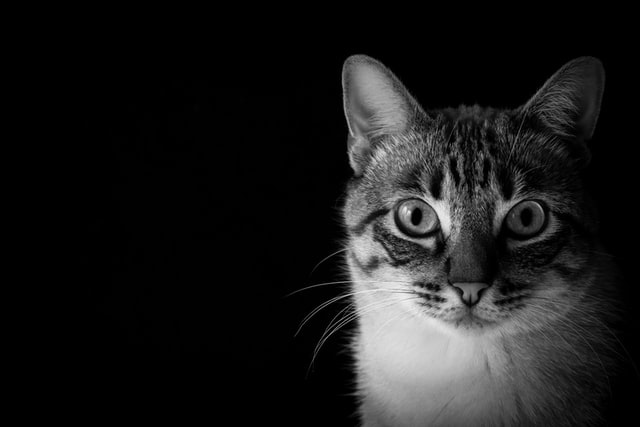
#> input picture l1/images/cat.jpg, 640 x 427 px, found by its file name
$ python borderedimgs.py
#> lines starting #> are read from the running program, lines starting #| are printed output that depends on the picture
import cv2

img = cv2.imread('l2/images/cat.jpg', 1)
#> img is the input picture: shape (427, 640, 3); min 0, max 242, mean 26.8
bimg = cv2.copyMakeBorder(img, 20, 50, 45, 10, cv2.BORDER_CONSTANT, value = (56, 120, 78))
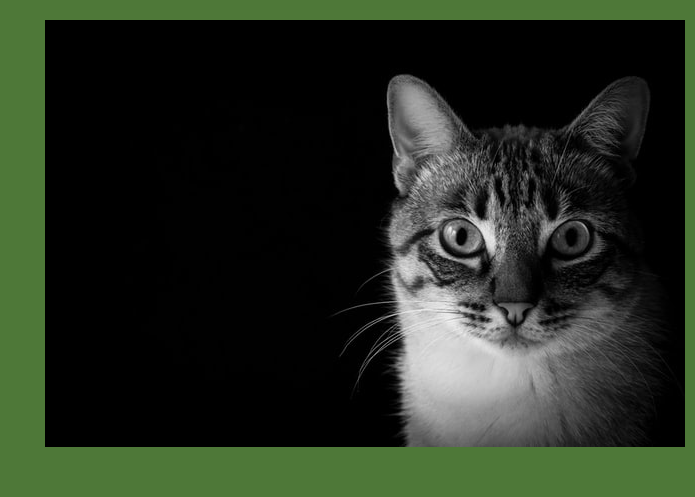
#> bimg: shape (497, 695, 3); mean B, G, R 32.9, 46.2, 37.5
rimg = cv2.copyMakeBorder(img, 50, 50, 10, 10, cv2.BORDER_REFLECT)
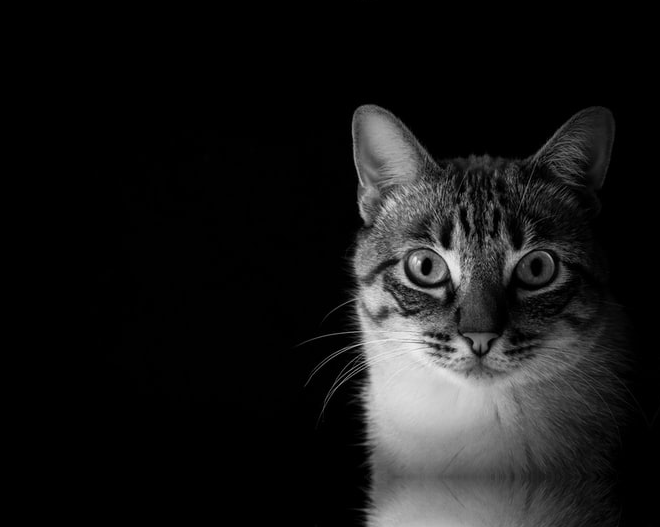
#> rimg: shape (527, 660, 3); min 0, max 242, mean 24.2
rimg2 = cv2.copyMakeBorder(img, 100, 230, 100, 75, cv2.BORDER_REFLECT101)
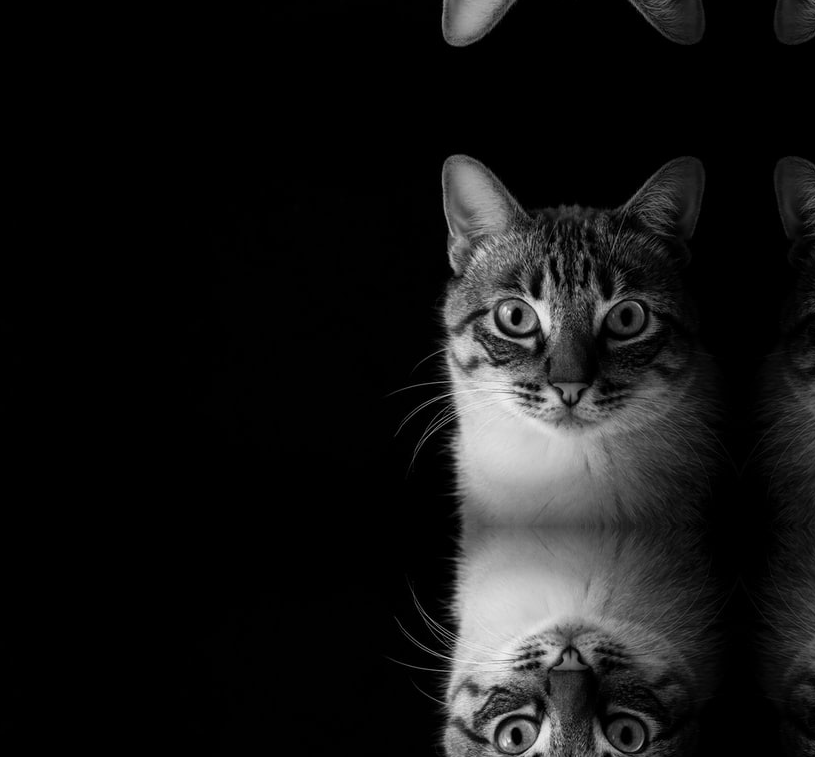
#> rimg2: shape (757, 815, 3); min 0, max 242, mean 22.6


cv2.imshow('og img', img)
cv2.imshow('bordered img', bimg)
cv2.imshow('reflective img', rimg)
cv2.imshow('reflective img 2', rimg2)


cv2.waitKey(0)
cv2.destroyAllWindows()
